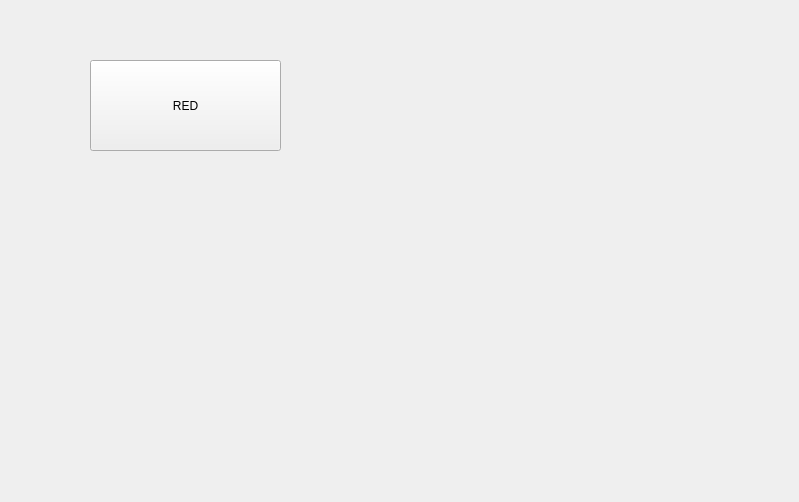
<?xml version="1.0" encoding="UTF-8"?>
<ui version="4.0">
 <class>Form</class>
 <widget class="QWidget" name="Form">
  <property name="geometry">
   <rect>
    <x>0</x>
    <y>0</y>
    <width>799</width>
    <height>502</height>
   </rect>
  </property>
  <property name="windowTitle">
   <string>Form</string>
  </property>
  <widget class="QToolButton" name="toolButton">
   <property name="geometry">
    <rect>
     <x>90</x>
     <y>60</y>
     <width>191</width>
     <height>91</height>
    </rect>
   </property>
   <property name="text">
    <string>RED</string>
   </property>
  </widget>
 </widget>
 <resources/>
 <connections/>
</ui>
